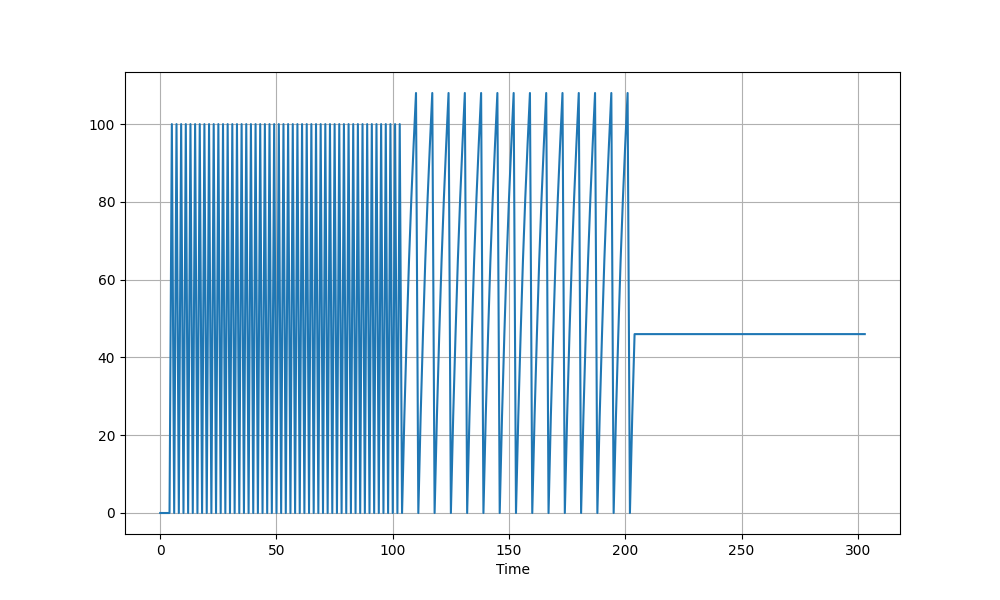

The Python source for this figure:
import matplotlib.pyplot as plt
import pandas as pd

df = pd.read_csv('CPG Neural Network/FPGA Neuron/lif-neuron/Output Tests/voltage.csv')

time = df['Time']
voltage = df['Voltage']

plt.figure(figsize=(10, 6))
plt.plot(time, voltage)
plt.xlabel('Time')
plt.grid(True)

plt.savefig('CPG Neural Network/FPGA Neuron/lif-neuron/Output Tests/plot.png')
plt.show()